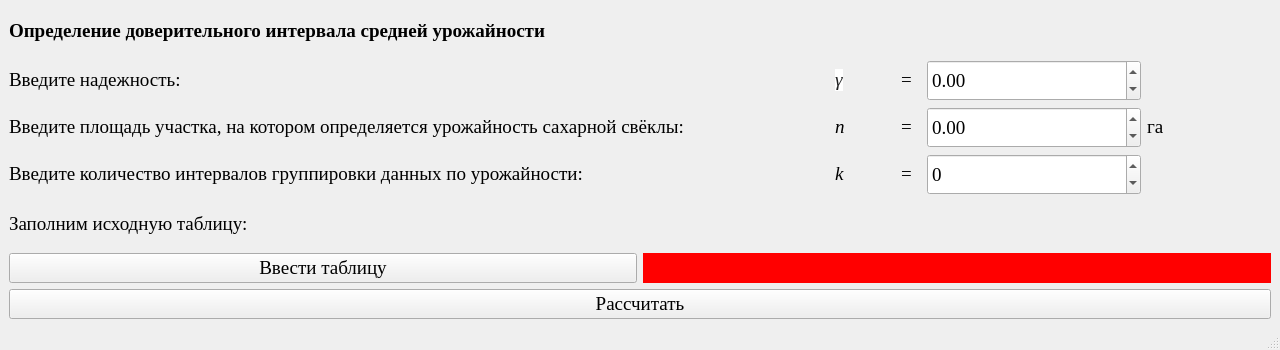
<?xml version="1.0" encoding="UTF-8"?>
<ui version="4.0">
 <class>MainWindow</class>
 <widget class="QMainWindow" name="MainWindow">
  <property name="geometry">
   <rect>
    <x>0</x>
    <y>0</y>
    <width>1280</width>
    <height>350</height>
   </rect>
  </property>
  <property name="minimumSize">
   <size>
    <width>1280</width>
    <height>350</height>
   </size>
  </property>
  <property name="maximumSize">
   <size>
    <width>1280</width>
    <height>350</height>
   </size>
  </property>
  <property name="windowTitle">
   <string>Определение доверительного интервала средней урожайности </string>
  </property>
  <widget class="QWidget" name="centralwidget">
   <layout class="QGridLayout" name="gridLayout_2" rowstretch="1,5,1">
    <item row="0" column="0">
     <widget class="QLabel" name="label_11">
      <property name="minimumSize">
       <size>
        <width>400</width>
        <height>35</height>
       </size>
      </property>
      <property name="font">
       <font>
        <family>Times New Roman</family>
        <pointsize>14</pointsize>
        <weight>75</weight>
        <bold>true</bold>
       </font>
      </property>
      <property name="text">
       <string>&lt;html&gt;&lt;head/&gt;&lt;body&gt;&lt;p&gt;Определение доверительного интервала средней урожайности&lt;/p&gt;&lt;/body&gt;&lt;/html&gt;</string>
      </property>
     </widget>
    </item>
    <item row="1" column="0">
     <layout class="QGridLayout" name="gridLayout" rowstretch="1,1,1,2">
      <item row="3" column="0">
       <layout class="QGridLayout" name="gridLayout_8">
        <item row="0" column="0">
         <widget class="QLabel" name="label_37">
          <property name="minimumSize">
           <size>
            <width>0</width>
            <height>0</height>
           </size>
          </property>
          <property name="font">
           <font>
            <family>Times New Roman</family>
            <pointsize>14</pointsize>
           </font>
          </property>
          <property name="text">
           <string>&lt;html&gt;&lt;head/&gt;&lt;body&gt;&lt;p&gt;Заполним исходную таблицу:&lt;/p&gt;&lt;/body&gt;&lt;/html&gt;</string>
          </property>
         </widget>
        </item>
        <item row="1" column="0">
         <layout class="QGridLayout" name="gridLayout_14">
          <item row="0" column="1">
           <widget class="QLabel" name="label_13">
            <property name="minimumSize">
             <size>
              <width>50</width>
              <height>0</height>
             </size>
            </property>
            <property name="maximumSize">
             <size>
              <width>16777215</width>
              <height>30</height>
             </size>
            </property>
            <property name="font">
             <font>
              <family>Times New Roman</family>
              <pointsize>14</pointsize>
             </font>
            </property>
            <property name="styleSheet">
             <string notr="true">background-color: red</string>
            </property>
            <property name="text">
             <string/>
            </property>
           </widget>
          </item>
          <item row="0" column="0">
           <widget class="QPushButton" name="pushButton_8">
            <property name="minimumSize">
             <size>
              <width>415</width>
              <height>0</height>
             </size>
            </property>
            <property name="maximumSize">
             <size>
              <width>16777215</width>
              <height>30</height>
             </size>
            </property>
            <property name="font">
             <font>
              <family>Times New Roman</family>
              <pointsize>14</pointsize>
             </font>
            </property>
            <property name="text">
             <string>Ввести таблицу</string>
            </property>
           </widget>
          </item>
         </layout>
        </item>
       </layout>
      </item>
      <item row="2" column="0">
       <layout class="QGridLayout" name="gridLayout_11">
        <item row="0" column="2">
         <widget class="QLabel" name="label_46">
          <property name="minimumSize">
           <size>
            <width>20</width>
            <height>0</height>
           </size>
          </property>
          <property name="maximumSize">
           <size>
            <width>20</width>
            <height>16777215</height>
           </size>
          </property>
          <property name="font">
           <font>
            <family>Times New Roman</family>
            <pointsize>14</pointsize>
           </font>
          </property>
          <property name="text">
           <string>&lt;html&gt;&lt;head/&gt;&lt;body&gt;&lt;p&gt;=&lt;/p&gt;&lt;/body&gt;&lt;/html&gt;</string>
          </property>
         </widget>
        </item>
        <item row="0" column="0">
         <widget class="QLabel" name="label_40">
          <property name="minimumSize">
           <size>
            <width>820</width>
            <height>35</height>
           </size>
          </property>
          <property name="font">
           <font>
            <family>Times New Roman</family>
            <pointsize>14</pointsize>
           </font>
          </property>
          <property name="text">
           <string>&lt;html&gt;&lt;head/&gt;&lt;body&gt;&lt;p&gt;Введите количество интервалов группировки данных по урожайности:&lt;/p&gt;&lt;/body&gt;&lt;/html&gt;</string>
          </property>
         </widget>
        </item>
        <item row="0" column="3">
         <widget class="QDoubleSpinBox" name="doubleSpinBox_9">
          <property name="minimumSize">
           <size>
            <width>214</width>
            <height>25</height>
           </size>
          </property>
          <property name="maximumSize">
           <size>
            <width>16777215</width>
            <height>220</height>
           </size>
          </property>
          <property name="font">
           <font>
            <family>Times New Roman</family>
            <pointsize>14</pointsize>
           </font>
          </property>
          <property name="decimals">
           <number>0</number>
          </property>
          <property name="minimum">
           <double>-16777215.000000000000000</double>
          </property>
          <property name="maximum">
           <double>16777215.000000000000000</double>
          </property>
          <property name="singleStep">
           <double>1.000000000000000</double>
          </property>
         </widget>
        </item>
        <item row="0" column="4">
         <widget class="QLabel" name="label_48">
          <property name="text">
           <string/>
          </property>
         </widget>
        </item>
        <item row="0" column="1">
         <widget class="QLabel" name="label_45">
          <property name="minimumSize">
           <size>
            <width>60</width>
            <height>0</height>
           </size>
          </property>
          <property name="maximumSize">
           <size>
            <width>60</width>
            <height>16777215</height>
           </size>
          </property>
          <property name="font">
           <font>
            <family>Times New Roman</family>
            <pointsize>14</pointsize>
            <italic>true</italic>
           </font>
          </property>
          <property name="text">
           <string>&lt;html&gt;&lt;head/&gt;&lt;body&gt;&lt;p&gt;k&lt;/p&gt;&lt;/body&gt;&lt;/html&gt;</string>
          </property>
         </widget>
        </item>
       </layout>
      </item>
      <item row="1" column="0">
       <layout class="QGridLayout" name="gridLayout_10">
        <item row="0" column="5">
         <widget class="QLabel" name="label_44">
          <property name="text">
           <string/>
          </property>
         </widget>
        </item>
        <item row="0" column="0">
         <widget class="QLabel" name="label_39">
          <property name="minimumSize">
           <size>
            <width>820</width>
            <height>35</height>
           </size>
          </property>
          <property name="font">
           <font>
            <family>Times New Roman</family>
            <pointsize>14</pointsize>
           </font>
          </property>
          <property name="text">
           <string>&lt;html&gt;&lt;head/&gt;&lt;body&gt;&lt;p&gt;Введите площадь участка, на котором определяется урожайность сахарной свёклы:&lt;/p&gt;&lt;/body&gt;&lt;/html&gt;</string>
          </property>
         </widget>
        </item>
        <item row="0" column="4">
         <widget class="QLabel" name="label_43">
          <property name="minimumSize">
           <size>
            <width>35</width>
            <height>0</height>
           </size>
          </property>
          <property name="maximumSize">
           <size>
            <width>35</width>
            <height>16777215</height>
           </size>
          </property>
          <property name="font">
           <font>
            <family>Times New Roman</family>
            <pointsize>14</pointsize>
           </font>
          </property>
          <property name="text">
           <string>&lt;html&gt;&lt;head/&gt;&lt;body&gt;&lt;p&gt;га&lt;/p&gt;&lt;/body&gt;&lt;/html&gt;</string>
          </property>
         </widget>
        </item>
        <item row="0" column="2">
         <widget class="QLabel" name="label_42">
          <property name="minimumSize">
           <size>
            <width>20</width>
            <height>0</height>
           </size>
          </property>
          <property name="maximumSize">
           <size>
            <width>20</width>
            <height>16777215</height>
           </size>
          </property>
          <property name="font">
           <font>
            <family>Times New Roman</family>
            <pointsize>14</pointsize>
           </font>
          </property>
          <property name="text">
           <string>&lt;html&gt;&lt;head/&gt;&lt;body&gt;&lt;p&gt;=&lt;/p&gt;&lt;/body&gt;&lt;/html&gt;</string>
          </property>
         </widget>
        </item>
        <item row="0" column="1">
         <widget class="QLabel" name="label_41">
          <property name="minimumSize">
           <size>
            <width>60</width>
            <height>0</height>
           </size>
          </property>
          <property name="maximumSize">
           <size>
            <width>60</width>
            <height>16777215</height>
           </size>
          </property>
          <property name="font">
           <font>
            <family>Times New Roman</family>
            <pointsize>14</pointsize>
            <italic>true</italic>
           </font>
          </property>
          <property name="text">
           <string>&lt;html&gt;&lt;head/&gt;&lt;body&gt;&lt;p&gt;n&lt;/p&gt;&lt;/body&gt;&lt;/html&gt;</string>
          </property>
         </widget>
        </item>
        <item row="0" column="3">
         <widget class="QDoubleSpinBox" name="doubleSpinBox_8">
          <property name="minimumSize">
           <size>
            <width>214</width>
            <height>25</height>
           </size>
          </property>
          <property name="maximumSize">
           <size>
            <width>16777215</width>
            <height>220</height>
           </size>
          </property>
          <property name="font">
           <font>
            <family>Times New Roman</family>
            <pointsize>14</pointsize>
           </font>
          </property>
          <property name="decimals">
           <number>2</number>
          </property>
          <property name="minimum">
           <double>-16777215.000000000000000</double>
          </property>
          <property name="maximum">
           <double>16777215.000000000000000</double>
          </property>
          <property name="singleStep">
           <double>0.010000000000000</double>
          </property>
         </widget>
        </item>
       </layout>
      </item>
      <item row="0" column="0">
       <layout class="QGridLayout" name="gridLayout_12">
        <item row="0" column="3">
         <widget class="QDoubleSpinBox" name="doubleSpinBox_10">
          <property name="minimumSize">
           <size>
            <width>214</width>
            <height>25</height>
           </size>
          </property>
          <property name="maximumSize">
           <size>
            <width>16777215</width>
            <height>220</height>
           </size>
          </property>
          <property name="font">
           <font>
            <family>Times New Roman</family>
            <pointsize>14</pointsize>
           </font>
          </property>
          <property name="decimals">
           <number>2</number>
          </property>
          <property name="minimum">
           <double>-16777215.000000000000000</double>
          </property>
          <property name="maximum">
           <double>16777215.000000000000000</double>
          </property>
          <property name="singleStep">
           <double>0.010000000000000</double>
          </property>
         </widget>
        </item>
        <item row="0" column="2">
         <widget class="QLabel" name="label_51">
          <property name="minimumSize">
           <size>
            <width>20</width>
            <height>0</height>
           </size>
          </property>
          <property name="maximumSize">
           <size>
            <width>20</width>
            <height>16777215</height>
           </size>
          </property>
          <property name="font">
           <font>
            <family>Times New Roman</family>
            <pointsize>14</pointsize>
           </font>
          </property>
          <property name="text">
           <string>&lt;html&gt;&lt;head/&gt;&lt;body&gt;&lt;p&gt;=&lt;/p&gt;&lt;/body&gt;&lt;/html&gt;</string>
          </property>
         </widget>
        </item>
        <item row="0" column="4">
         <widget class="QLabel" name="label_53">
          <property name="text">
           <string/>
          </property>
         </widget>
        </item>
        <item row="0" column="0">
         <widget class="QLabel" name="label_49">
          <property name="minimumSize">
           <size>
            <width>820</width>
            <height>35</height>
           </size>
          </property>
          <property name="font">
           <font>
            <family>Times New Roman</family>
            <pointsize>14</pointsize>
           </font>
          </property>
          <property name="text">
           <string>&lt;html&gt;&lt;head/&gt;&lt;body&gt;&lt;p&gt;Введите надежность:&lt;/p&gt;&lt;/body&gt;&lt;/html&gt;</string>
          </property>
         </widget>
        </item>
        <item row="0" column="1">
         <widget class="QLabel" name="label_50">
          <property name="minimumSize">
           <size>
            <width>60</width>
            <height>0</height>
           </size>
          </property>
          <property name="maximumSize">
           <size>
            <width>60</width>
            <height>16777215</height>
           </size>
          </property>
          <property name="font">
           <font>
            <family>Times New Roman</family>
            <pointsize>14</pointsize>
           </font>
          </property>
          <property name="text">
           <string>&lt;html&gt;&lt;head/&gt;&lt;body&gt;&lt;p&gt;&lt;span style=&quot; font-family:'palatino linotype','new athena unicode','athena','gentium','code2000','serif'; font-style:italic; color:#202122; background-color:#ffffff;&quot;&gt;γ&lt;/span&gt;&lt;/p&gt;&lt;/body&gt;&lt;/html&gt;</string>
          </property>
         </widget>
        </item>
       </layout>
      </item>
     </layout>
    </item>
    <item row="2" column="0">
     <widget class="QPushButton" name="pushButton">
      <property name="font">
       <font>
        <family>Times New Roman</family>
        <pointsize>14</pointsize>
       </font>
      </property>
      <property name="text">
       <string>Рассчитать</string>
      </property>
     </widget>
    </item>
   </layout>
  </widget>
  <widget class="QStatusBar" name="statusbar"/>
 </widget>
 <resources/>
 <connections/>
</ui>
